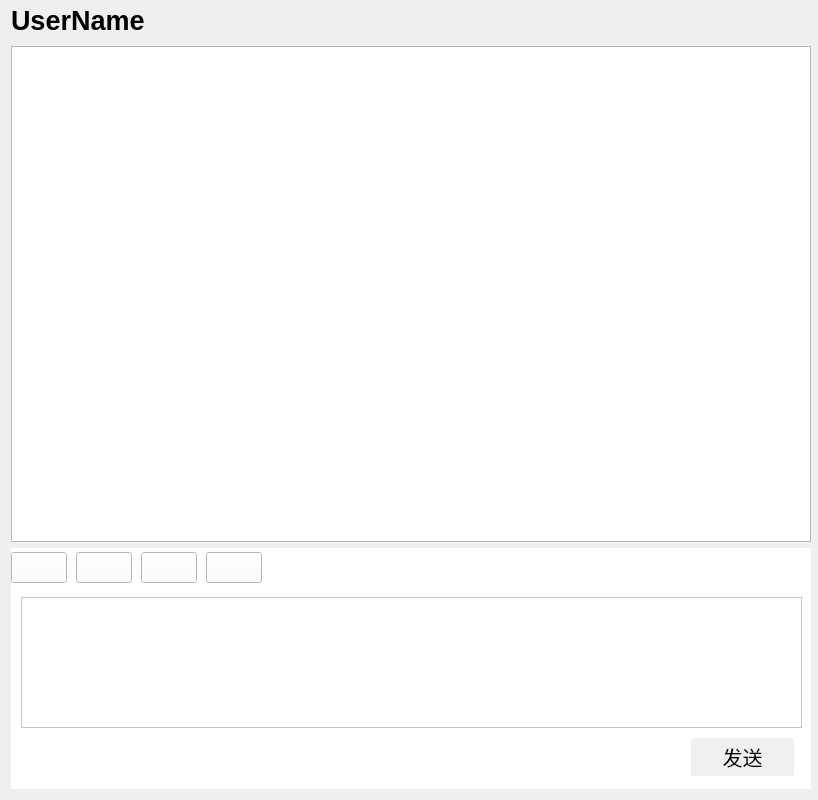
<?xml version="1.0" encoding="UTF-8"?>
<ui version="4.0">
 <class>ChatWindow</class>
 <widget class="QWidget" name="ChatWindow">
  <property name="geometry">
   <rect>
    <x>0</x>
    <y>0</y>
    <width>818</width>
    <height>800</height>
   </rect>
  </property>
  <property name="minimumSize">
   <size>
    <width>818</width>
    <height>800</height>
   </size>
  </property>
  <property name="windowTitle">
   <string>Form</string>
  </property>
  <layout class="QGridLayout" name="gridLayout">
   <property name="topMargin">
    <number>0</number>
   </property>
   <item row="1" column="0">
    <widget class="BubbleList" name="msgWindow">
     <property name="minimumSize">
      <size>
       <width>800</width>
       <height>440</height>
      </size>
     </property>
    </widget>
   </item>
   <item row="0" column="0">
    <widget class="QWidget" name="widget" native="true">
     <layout class="QGridLayout" name="gridLayout_3">
      <property name="leftMargin">
       <number>0</number>
      </property>
      <property name="topMargin">
       <number>0</number>
      </property>
      <property name="rightMargin">
       <number>0</number>
      </property>
      <property name="bottomMargin">
       <number>0</number>
      </property>
      <property name="spacing">
       <number>0</number>
      </property>
      <item row="0" column="0">
       <widget class="QLabel" name="namelabel">
        <property name="minimumSize">
         <size>
          <width>0</width>
          <height>40</height>
         </size>
        </property>
        <property name="font">
         <font>
          <pointsize>20</pointsize>
          <bold>true</bold>
         </font>
        </property>
        <property name="text">
         <string>UserName</string>
        </property>
       </widget>
      </item>
      <item row="0" column="1">
       <spacer name="horizontalSpacer">
        <property name="orientation">
         <enum>Qt::Horizontal</enum>
        </property>
        <property name="sizeHint" stdset="0">
         <size>
          <width>40</width>
          <height>20</height>
         </size>
        </property>
       </spacer>
      </item>
     </layout>
    </widget>
   </item>
   <item row="2" column="0">
    <widget class="QWidget" name="inputWidget" native="true">
     <property name="minimumSize">
      <size>
       <width>800</width>
       <height>241</height>
      </size>
     </property>
     <property name="styleSheet">
      <string notr="true">background-color: rgb(255, 255, 255);</string>
     </property>
     <widget class="QPushButton" name="sendBut">
      <property name="geometry">
       <rect>
        <x>680</x>
        <y>190</y>
        <width>103</width>
        <height>38</height>
       </rect>
      </property>
      <property name="minimumSize">
       <size>
        <width>103</width>
        <height>38</height>
       </size>
      </property>
      <property name="maximumSize">
       <size>
        <width>120</width>
        <height>38</height>
       </size>
      </property>
      <property name="font">
       <font>
        <family>方正黑体_GBK</family>
        <pointsize>15</pointsize>
       </font>
      </property>
      <property name="styleSheet">
       <string notr="true">color: rgb(0, 0, 0);
background-color: rgb(240, 240, 240);
border-radius:2px;
</string>
      </property>
      <property name="text">
       <string>发送</string>
      </property>
      <property name="shortcut">
       <string>Return</string>
      </property>
     </widget>
     <widget class="QWidget" name="widget_8" native="true">
      <property name="geometry">
       <rect>
        <x>0</x>
        <y>0</y>
        <width>251</width>
        <height>40</height>
       </rect>
      </property>
      <property name="maximumSize">
       <size>
        <width>16777215</width>
        <height>40</height>
       </size>
      </property>
      <property name="styleSheet">
       <string notr="true">background-color: rgb(255, 255, 255);</string>
      </property>
      <layout class="QHBoxLayout" name="horizontalLayout_2">
       <item>
        <widget class="QPushButton" name="btn_emoj">
         <property name="minimumSize">
          <size>
           <width>41</width>
           <height>31</height>
          </size>
         </property>
         <property name="styleSheet">
          <string notr="true">image: url(:/res/pic/表情.png);</string>
         </property>
         <property name="text">
          <string/>
         </property>
        </widget>
       </item>
       <item>
        <spacer name="horizontalSpacer_4">
         <property name="orientation">
          <enum>Qt::Horizontal</enum>
         </property>
         <property name="sizeType">
          <enum>QSizePolicy::Maximum</enum>
         </property>
         <property name="sizeHint" stdset="0">
          <size>
           <width>3</width>
           <height>20</height>
          </size>
         </property>
        </spacer>
       </item>
       <item>
        <widget class="QPushButton" name="btn_pic">
         <property name="minimumSize">
          <size>
           <width>41</width>
           <height>31</height>
          </size>
         </property>
         <property name="styleSheet">
          <string notr="true">image: url(:/res/pic/图片.png);</string>
         </property>
         <property name="text">
          <string/>
         </property>
        </widget>
       </item>
       <item>
        <spacer name="horizontalSpacer_5">
         <property name="orientation">
          <enum>Qt::Horizontal</enum>
         </property>
         <property name="sizeType">
          <enum>QSizePolicy::Maximum</enum>
         </property>
         <property name="sizeHint" stdset="0">
          <size>
           <width>3</width>
           <height>20</height>
          </size>
         </property>
        </spacer>
       </item>
       <item>
        <widget class="QPushButton" name="fileButton">
         <property name="minimumSize">
          <size>
           <width>41</width>
           <height>31</height>
          </size>
         </property>
         <property name="styleSheet">
          <string notr="true">image: url(:/res/pic/文件夹.png);</string>
         </property>
         <property name="text">
          <string/>
         </property>
        </widget>
       </item>
       <item>
        <spacer name="horizontalSpacer_6">
         <property name="orientation">
          <enum>Qt::Horizontal</enum>
         </property>
         <property name="sizeType">
          <enum>QSizePolicy::Maximum</enum>
         </property>
         <property name="sizeHint" stdset="0">
          <size>
           <width>3</width>
           <height>20</height>
          </size>
         </property>
        </spacer>
       </item>
       <item>
        <widget class="QPushButton" name="btn_screenshot">
         <property name="minimumSize">
          <size>
           <width>41</width>
           <height>31</height>
          </size>
         </property>
         <property name="styleSheet">
          <string notr="true">image: url(:/res/pic/截图.png);</string>
         </property>
         <property name="text">
          <string/>
         </property>
        </widget>
       </item>
      </layout>
     </widget>
     <widget class="QTextEdit" name="textEdit">
      <property name="geometry">
       <rect>
        <x>10</x>
        <y>49</y>
        <width>781</width>
        <height>131</height>
       </rect>
      </property>
     </widget>
    </widget>
   </item>
  </layout>
 </widget>
 <customwidgets>
  <customwidget>
   <class>BubbleList</class>
   <extends>QListWidget</extends>
   <header>bubblelist.h</header>
  </customwidget>
 </customwidgets>
 <resources/>
 <connections/>
</ui>
